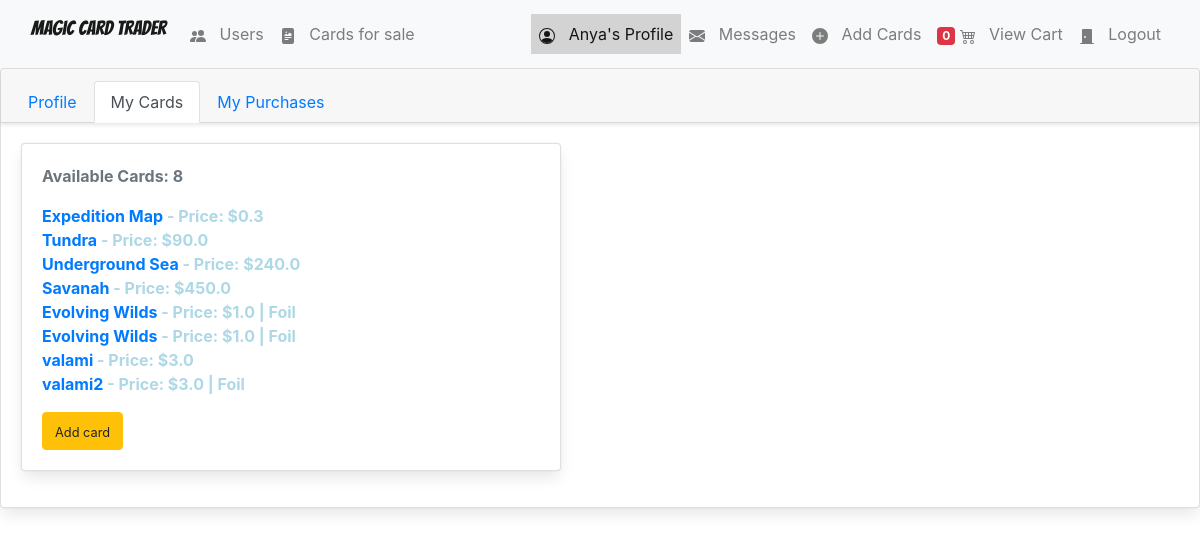
The app's page /profile_cards/ (signed in), older data.
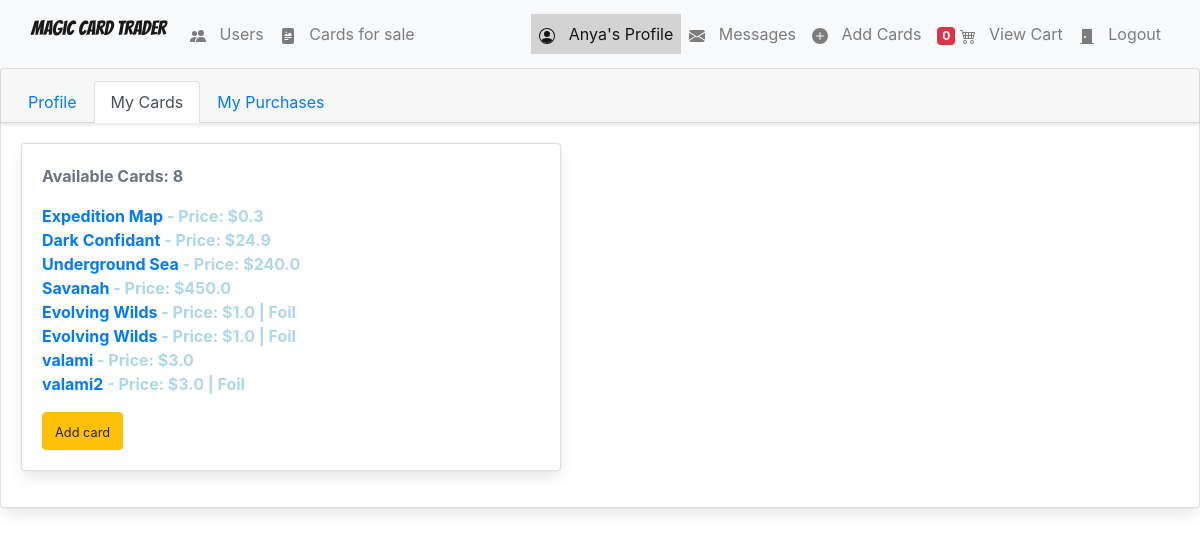
The same page, newer data.
### Magic/models.py (models this page shows, shortened)
class Card(models.Model):
    name = models.CharField(max_length = 150)
    set_name = models.CharField(max_length = 150)
    price = models.FloatField()
    user = models.ForeignKey(User, on_delete=models.CASCADE)
    is_foil = models.BooleanField(default=False)
    is_ordered = models.BooleanField(default=False)

### users/views.py (the view)
# urls.py: re_path(r'^profile_cards/$', UsersView.profile_cards, name="profile_cards"),
@login_required
def profile_cards(request):
    user = request.user
    context = {
        'nbar': 'profile_cards',
    }
    return render(request, 'users/profile_cards.html', context)

### direct_messages/models.py (called while the page is built)
    def get_messages(user):
        users = []
        messages = Message.objects.filter(user=user).values('to_user').annotate(last=Max('date')).order_by('-last')
        for message in messages:
            users.append({
                'user': User.objects.get(pk=message['to_user']),
                'unread': Message.objects.filter(user=user, to_user__pk=message['to_user'], is_read=False).count()
            })
        return users

### direct_messages/templatetags/messages_template_tags.py (called while the page is built)
@register.filter
def unread_message_counter(user):
    if user.is_authenticated:
        total_unread = 0
        messages = Message.get_messages(user=user)
        for message in messages:
            total_unread = total_unread + message['unread']
        return total_unread

### shopping_cart/templatetags/shopping_cart_template_tags.py (called while the page is built)
@register.filter
def cart_item_counter(user):
    if user.is_authenticated:
        qs = Order.objects.filter(is_ordered=False, owner=user.profile)
        if qs.exists():
            return qs[0].items.count()
    return 0

### users/templates/users/profile_cards.html (shortened to what this page needs)
{% extends 'magic/base.html' %}
{% load crispy_forms_tags %}
{% block body %}
<div class="card">
    <div class="card-header">
      <ul class="nav nav-tabs card-header-tabs">
        <li class="nav-item">
          <a href="{% url 'Magic:profile' %}" class="nav-link {% if nbar == 'profile' %} active {% endif %}">Profile</a>
        </li>
        <li class="nav-item">
          <a href="{% url 'Magic:profile_cards' %}" class="nav-link {% if nbar == 'profile_cards' %} active {% endif %}">My Cards</a>
        </li>
        <li class="nav-item">
          <a href="{% url 'Magic:profile_purchases' %}" class="nav-link {% if nbar == 'profile_purchases' %} active {% endif %}" tabindex="-1">My Purchases</a>
        </li>
      </ul>
    </div>
    <div class="card-body">
        <div class="card mb-3" style="max-width: 540px;">
            <div class="row no-gutters">
              <div class="col-md-8">
                <div class="card-body">
                    <p class="text-secondary basic-text">Available Cards: {{ user.card_set.count }} </p>
                    <ul>
                        {% for card in user.card_set.all %}
                        <li class="basic-text">
                            <a href="{% url 'Magic:card_detail' card.id %}" >{{ card.name }}</a>
                            - Price: ${{card.price}}
                            {% if card.is_foil %}
                            | <span class="glyphicon glyphicon-star"> Foil</span>
                            {% endif %}
                        </li>
                        {% endfor %}
                    </ul>
                    <a href="{% url 'Magic:card_add' %}">
                        <button class="btn btn-warning">
                            <small>Add card</small>
                        </button>
                    </a>
                </div>
              </div>
            </div>
          </div>
    </div>
  </div>
{% endblock %}

Row changes from the older to the newer data that the page shows:
no longer on this page (row edited): Card: name "Tundra", price "90.0"
now on this page (row edited): Card: name "Dark Confidant", price "24.9"
